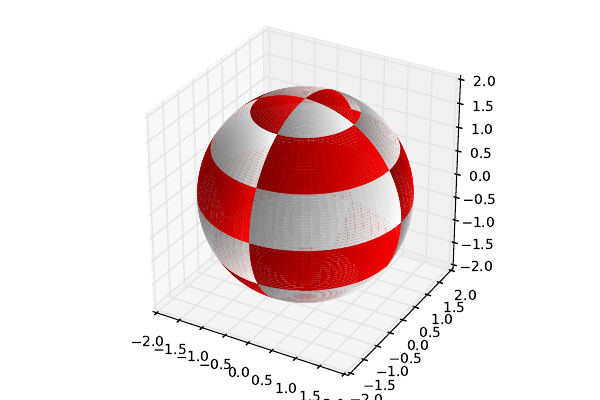

Generate this figure with Python:
# 3dsphere_checkered.py

""" plot a checkered 3d sphere  """

import numpy as np

# radius of sphere
radius = 2

# latitude, longitude
numberOfLatLines = 5 #non-negative integer
numberOfMeridians = 2 #non-negative integer
latitude = np.linspace(0, np.pi, numberOfLatLines+2)
longitude = np.linspace(0 , 2*np.pi, 2*numberOfMeridians+1)

## uncomment the following block to plot with mplot3d (via matplotlib)
import matplotlib.pyplot as plt
from mpl_toolkits.mplot3d import Axes3D
plt.ion
fig = plt.figure()
ax = Axes3D(fig)
ax.set_aspect("equal")
## color switch
colors = ['red','white']
c = np.array([1,1])
## resolution of patches
resolution = 20j #non-zero complex number
## plot sphere
for i in range(len(latitude)-1):
  theta1 = latitude[i]
  theta2 = latitude[i+1]
  for j in range(len(longitude)-1):
    phi1 = longitude[j]
    phi2 = longitude[j+1]
    patchTheta, patchPhi = np.mgrid[theta1:theta2:resolution, phi1:phi2:resolution]
    patchX = radius*np.sin(patchTheta)*np.cos(patchPhi)
    patchY = radius*np.sin(patchTheta)*np.sin(patchPhi)
    patchZ = radius*np.cos(patchTheta)
    patchColor=colors[(c[0]-c[1])/2]
    ax.plot_surface(patchX, patchY, patchZ, rstride=1, cstride=1, color=patchColor, linewidth=0)
    c *= [1,-1] 
  c *= [-1,1]
plt.show()
## save image
fig.savefig('3dsphere_checkered.pdf')
    
## uncomment the following block to plot with mlab (via mayavi)
## in this case one must also launch python with the --gui=wx flag
#from mayavi import mlab
## color switch
#black = (0.0, 0.0, 0.0)
#white = (1.0, 1.0, 1.0)
#colors = [black,white]
#c = np.array([1,1])
## resolution of patches
#resolution = 100j #non-zero complex number
## plot sphere
#for i in range(len(latitude)-1):
#  theta1 = latitude[i]
#  theta2 = latitude[i+1]
#  for j in range(len(longitude)-1):
#    phi1 = longitude[j]
#    phi2 = longitude[j+1]
#    patchTheta, patchPhi = np.mgrid[theta1:theta2:resolution, phi1:phi2:resolution]
#    patchX = radius*np.sin(patchTheta)*np.cos(patchPhi)
#    patchY = radius*np.sin(patchTheta)*np.sin(patchPhi)
#    patchZ = radius*np.cos(patchTheta)
#    patchColor=colors[(c[0]-c[1])/2]
#    mlab.mesh(patchX, patchY, patchZ, color=patchColor)
#    c *= [1,-1] 
#  c *= [-1,1]

## save image
#mlab.savefig('3dsphere_checkered.pdf') 
#mlab.savefig('3dsphere_checkered.obj') 
